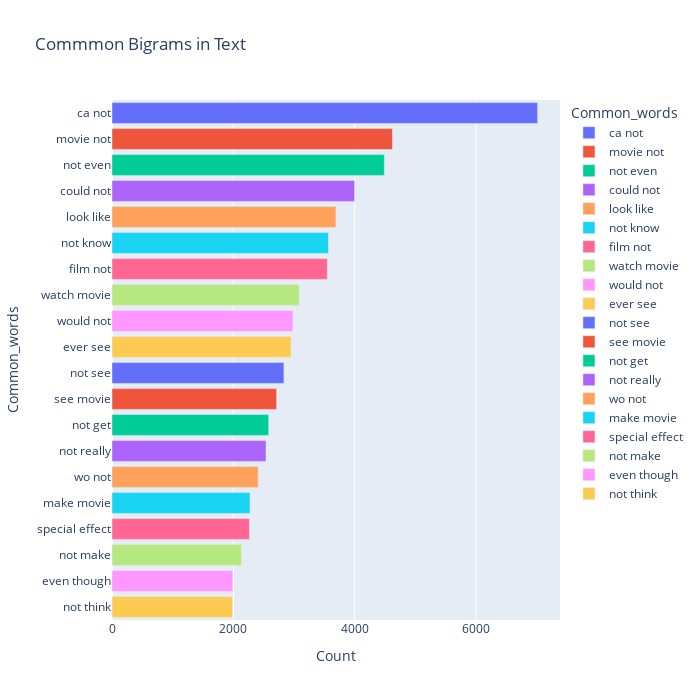

Notebook source saved alongside this figure:
### Code cell
most_common_bi = get_top_text_ngrams(df.review,20,2)
most_common_bi = dict(most_common_bi)
temp = pd.DataFrame(columns = ["Common_words" , 'Count'])
temp["Common_words"] = list(most_common_bi.keys())
temp["Count"] = list(most_common_bi.values())
fig = px.bar(temp, x="Count", y="Common_words", title='Commmon Bigrams in Text', orientation='h', 
             width=700, height=700,color='Common_words')
fig.show()

### Figure 1 — Plotly figure (JSON) as saved in the notebook; plotly's stock layout.template omitted (floating-point values rounded to 4 significant figures)
{"data": [{"alignmentgroup": "True", "hovertemplate": "Common_words=%{y}<br>Count=%{x}<extra></extra>", "legendgroup": "ca not", "marker": {"color": "#636efa", "pattern": {"shape": ""}}, "name": "ca not", "offsetgroup": "ca not", "orientation": "h", "showlegend": true, "textposition": "auto", "type": "bar", "x": [7014], "xaxis": "x", "y": ["ca not"], "yaxis": "y"}, {"alignmentgroup": "True", "hovertemplate": "Common_words=%{y}<br>Count=%{x}<extra></extra>", "legendgroup": "movie not", "marker": {"color": "#EF553B", "pattern": {"shape": ""}}, "name": "movie not", "offsetgroup": "movie not", "orientation": "h", "showlegend": true, "textposition": "auto", "type": "bar", "x": [4622], "xaxis": "x", "y": ["movie not"], "yaxis": "y"}, {"alignmentgroup": "True", "hovertemplate": "Common_words=%{y}<br>Count=%{x}<extra></extra>", "legendgroup": "not even", "marker": {"color": "#00cc96", "pattern": {"shape": ""}}, "name": "not even", "offsetgroup": "not even", "orientation": "h", "showlegend": true, "textposition": "auto", "type": "bar", "x": [4488], "xaxis": "x", "y": ["not even"], "yaxis": "y"}, {"alignmentgroup": "True", "hovertemplate": "Common_words=%{y}<br>Count=%{x}<extra></extra>", "legendgroup": "could not", "marker": {"color": "#ab63fa", "pattern": {"shape": ""}}, "name": "could not", "offsetgroup": "could not", "orientation": "h", "showlegend": true, "textposition": "auto", "type": "bar", "x": [3998], "xaxis": "x", "y": ["could not"], "yaxis": "y"}, {"alignmentgroup": "True", "hovertemplate": "Common_words=%{y}<br>Count=%{x}<extra></extra>", "legendgroup": "look like", "marker": {"color": "#FFA15A", "pattern": {"shape": ""}}, "name": "look like", "offsetgroup": "look like", "orientation": "h", "showlegend": true, "textposition": "auto", "type": "bar", "x": [3690], "xaxis": "x", "y": ["look like"], "yaxis": "y"}, {"alignmentgroup": "True", "hovertemplate": "Common_words=%{y}<br>Count=%{x}<extra></extra>", "legendgroup": "not know", "marker": {"color": "#19d3f3", "pattern": {"shape": ""}}, "name": "not know", "offsetgroup": "not know", "orientation": "h", "showlegend": true, "textposition": "auto", "type": "bar", "x": [3567], "xaxis": "x", "y": ["not know"], "yaxis": "y"}, {"alignmentgroup": "True", "hovertemplate": "Common_words=%{y}<br>Count=%{x}<extra></extra>", "legendgroup": "film not", "marker": {"color": "#FF6692", "pattern": {"shape": ""}}, "name": "film not", "offsetgroup": "film not", "orientation": "h", "showlegend": true, "textposition": "auto", "type": "bar", "x": [3549], "xaxis": "x", "y": ["film not"], "yaxis": "y"}, {"alignmentgroup": "True", "hovertemplate": "Common_words=%{y}<br>Count=%{x}<extra></extra>", "legendgroup": "watch movie", "marker": {"color": "#B6E880", "pattern": {"shape": ""}}, "name": "watch movie", "offsetgroup": "watch movie", "orientation": "h", "showlegend": true, "textposition": "auto", "type": "bar", "x": [3087], "xaxis": "x", "y": ["watch movie"], "yaxis": "y"}, {"alignmentgroup": "True", "hovertemplate": "Common_words=%{y}<br>Count=%{x}<extra></extra>", "legendgroup": "would not", "marker": {"color": "#FF97FF", "pattern": {"shape": ""}}, "name": "would not", "offsetgroup": "would not", "orientation": "h", "showlegend": true, "textposition": "auto", "type": "bar", "x": [2982], "xaxis": "x", "y": ["would not"], "yaxis": "y"}, {"alignmentgroup": "True", "hovertemplate": "Common_words=%{y}<br>Count=%{x}<extra></extra>", "legendgroup": "ever see", "marker": {"color": "#FECB52", "pattern": {"shape": ""}}, "name": "ever see", "offsetgroup": "ever see", "orientation": "h", "showlegend": true, "textposition": "auto", "type": "bar", "x": [2952], "xaxis": "x", "y": ["ever see"], "yaxis": "y"}, {"alignmentgroup": "True", "hovertemplate": "Common_words=%{y}<br>Count=%{x}<extra></extra>", "legendgroup": "not see", "marker": {"color": "#636efa", "pattern": {"shape": ""}}, "name": "not see", "offsetgroup": "not see", "orientation": "h", "showlegend": true, "textposition": "auto", "type": "bar", "x": [2833], "xaxis": "x", "y": ["not see"], "yaxis": "y"}, {"alignmentgroup": "True", "hovertemplate": "Common_words=%{y}<br>Count=%{x}<extra></extra>", "legendgroup": "see movie", "marker": {"color": "#EF553B", "pattern": {"shape": ""}}, "name": "see movie", "offsetgroup": "see movie", "orientation": "h", "showlegend": true, "textposition": "auto", "type": "bar", "x": [2713], "xaxis": "x", "y": ["see movie"], "yaxis": "y"}, {"alignmentgroup": "True", "hovertemplate": "Common_words=%{y}<br>Count=%{x}<extra></extra>", "legendgroup": "not get", "marker": {"color": "#00cc96", "pattern": {"shape": ""}}, "name": "not get", "offsetgroup": "not get", "orientation": "h", "showlegend": true, "textposition": "auto", "type": "bar", "x": [2582], "xaxis": "x", "y": ["not get"], "yaxis": "y"}, {"alignmentgroup": "True", "hovertemplate": "Common_words=%{y}<br>Count=%{x}<extra></extra>", "legendgroup": "not really", "marker": {"color": "#ab63fa", "pattern": {"shape": ""}}, "name": "not really", "offsetgroup": "not really", "orientation": "h", "showlegend": true, "textposition": "auto", "type": "bar", "x": [2538], "xaxis": "x", "y": ["not really"], "yaxis": "y"}, {"alignmentgroup": "True", "hovertemplate": "Common_words=%{y}<br>Count=%{x}<extra></extra>", "legendgroup": "wo not", "marker": {"color": "#FFA15A", "pattern": {"shape": ""}}, "name": "wo not", "offsetgroup": "wo not", "orientation": "h", "showlegend": true, "textposition": "auto", "type": "bar", "x": [2409], "xaxis": "x", "y": ["wo not"], "yaxis": "y"}, {"alignmentgroup": "True", "hovertemplate": "Common_words=%{y}<br>Count=%{x}<extra></extra>", "legendgroup": "make movie", "marker": {"color": "#19d3f3", "pattern": {"shape": ""}}, "name": "make movie", "offsetgroup": "make movie", "orientation": "h", "showlegend": true, "textposition": "auto", "type": "bar", "x": [2275], "xaxis": "x", "y": ["make movie"], "yaxis": "y"}, {"alignmentgroup": "True", "hovertemplate": "Common_words=%{y}<br>Count=%{x}<extra></extra>", "legendgroup": "special effect", "marker": {"color": "#FF6692", "pattern": {"shape": ""}}, "name": "special effect", "offsetgroup": "special effect", "orientation": "h", "showlegend": true, "textposition": "auto", "type": "bar", "x": [2265], "xaxis": "x", "y": ["special effect"], "yaxis": "y"}, {"alignmentgroup": "True", "hovertemplate": "Common_words=%{y}<br>Count=%{x}<extra></extra>", "legendgroup": "not make", "marker": {"color": "#B6E880", "pattern": {"shape": ""}}, "name": "not make", "offsetgroup": "not make", "orientation": "h", "showlegend": true, "textposition": "auto", "type": "bar", "x": [2134], "xaxis": "x", "y": ["not make"], "yaxis": "y"}, {"alignmentgroup": "True", "hovertemplate": "Common_words=%{y}<br>Count=%{x}<extra></extra>", "legendgroup": "even though", "marker": {"color": "#FF97FF", "pattern": {"shape": ""}}, "name": "even though", "offsetgroup": "even though", "orientation": "h", "showlegend": true, "textposition": "auto", "type": "bar", "x": [1989], "xaxis": "x", "y": ["even though"], "yaxis": "y"}, {"alignmentgroup": "True", "hovertemplate": "Common_words=%{y}<br>Count=%{x}<extra></extra>", "legendgroup": "not think", "marker": {"color": "#FECB52", "pattern": {"shape": ""}}, "name": "not think", "offsetgroup": "not think", "orientation": "h", "showlegend": true, "textposition": "auto", "type": "bar", "x": [1987], "xaxis": "x", "y": ["not think"], "yaxis": "y"}], "layout": {"barmode": "relative", "height": 700, "legend": {"title": {"text": "Common_words"}, "tracegroupgap": 0}, "title": {"text": "Commmon Bigrams in Text"}, "width": 700, "xaxis": {"anchor": "y", "domain": [0, 1], "title": {"text": "Count"}}, "yaxis": {"anchor": "x", "categoryarray": ["not think", "even though", "not make", "special effect", "make movie", "wo not", "not really", "not get", "see movie", "not see", "ever see", "would not", "watch movie", "film not", "not know", "look like", "could not", "not even", "movie not", "ca not"], "categoryorder": "array", "domain": [0, 1], "title": {"text": "Common_words"}}}}
